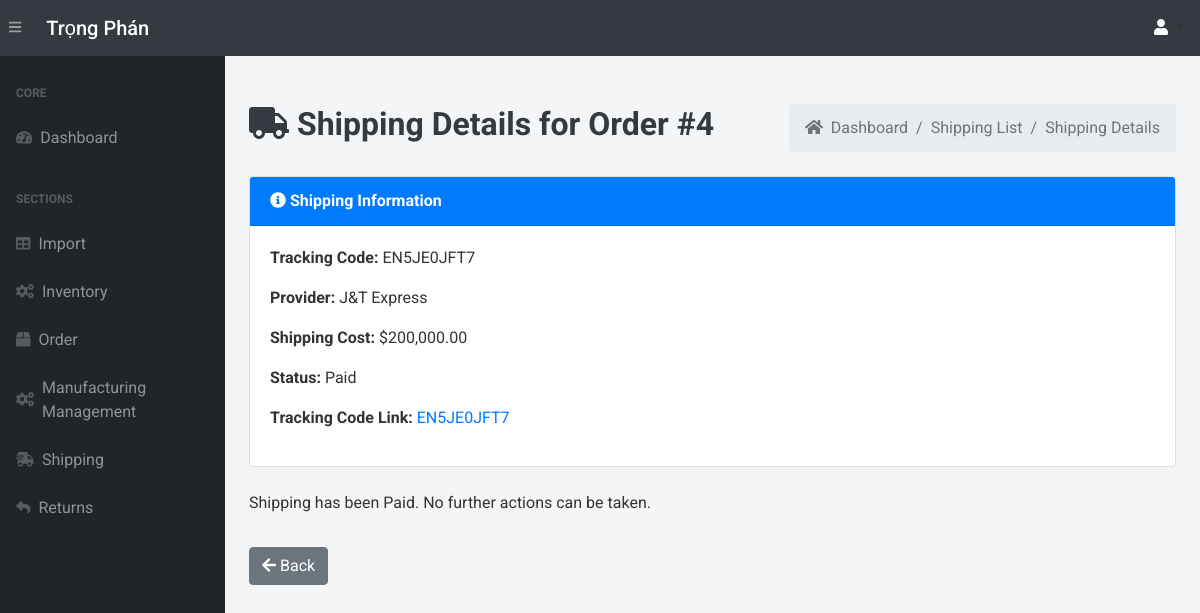
/shipping/1 (signed in), run on the app's committed database.
### app.py (models this page shows, shortened)
class Shipping(db.Model):
    __tablename__ = 'shipping'
    shipping_id = db.Column(db.Integer, primary_key=True)
    order_id = db.Column(db.Integer, db.ForeignKey('orders.order_id'))
    tracking_code = db.Column(db.String(255), unique=True)
    provider = db.Column(db.String(255), nullable=False)
    shipping_cost = db.Column(db.Numeric(10, 2), nullable=False)
    shipping_status = db.Column(db.String(50), default='Processing')  # Status: Pending, Shipped, Delivered
    pay_method=db.Column(db.String(255), nullable=False)
    shipment_time = db.Column(db.DateTime, default=vietnam_now)
    order = db.relationship('Order', backref='shipping_details')
    price = db.Column(db.Float)
    quan = db.Column(db.Numeric(10, 2), nullable=False)

### app.py (the view)
@app.route('/shipping/<int:shipping_id>', methods=["GET"])
@login_required
def view_shipping(shipping_id):
    shipping = Shipping.query.get_or_404(shipping_id)
    return render_template('view_shipping.html', shipping=shipping)

### app.py (called while the page is built, shortened)
@login_manager.user_loader
def load_user(user_id):
    return User.query.get(int(user_id))

def add_monthly_data():
    current_year = datetime.now().year
    months = [f"{current_year}-{str(month).zfill(2)}" for month in range(1, 4)]  # Tháng 1 đến tháng 6
    for month in months:
        existing_month_data = db.session.query(Order).filter(Order.order_date.like(f'{month}%')).first()
    db.session.commit()

@app.before_request
def initialize_data():
    add_monthly_data()

@app.template_filter('format_price')
@login_required
def format_price(value):
    try:
        if value >= 1000000000:
            return "{:,.2f} B".format(value / 1000000000)
        elif value >= 1000000:
            return "{:,.2f} M".format(value / 1000000)
        return "{:,.2f}".format(value)
    except (ValueError, TypeError):
        return value

### templates/view_shipping.html (shortened to what this page needs)
{% extends 'base.html' %}
{% block content %}
<main>
    <div class="container-fluid mt-5">
        <div class="d-flex justify-content-between align-items-center mb-4">
            <h1 class="text-dark font-weight-bold" style="font-size: 2rem;">
                <i class="fas fa-truck"></i> Shipping Details for Order #{{ shipping.order_id }}
            </h1>
            <ol class="breadcrumb mb-0">
                <li class="breadcrumb-item"><a href="/" class="text-decoration-none text-muted"><i class="fas fa-home mr-1"></i> Dashboard</a></li>
                <li class="breadcrumb-item"><a href="/shipping-list" class="text-decoration-none text-muted">Shipping List</a></li>
                <li class="breadcrumb-item active">Shipping Details</li>
            </ol>
        </div>
        <div class="card mb-4">
            <div class="card-header bg-primary text-white font-weight-bold">
                <i class="fas fa-info-circle"></i> Shipping Information
            </div>
            <div class="card-body">
                {% if shipping.shipping_status %}
                    <p><strong>Tracking Code:</strong> {{ shipping.tracking_code }}</p>
                    <p><strong>Provider:</strong> {{ shipping.provider }}</p>
                    <p><strong>Shipping Cost:</strong> ${{ shipping.shipping_cost | format_price }}</p>
                    <p><strong>Status:</strong> {{ shipping.shipping_status }}</p>
                    <p><strong>Tracking Code Link:</strong>
                        <a href="https://tracking.example.com/{{ shipping.tracking_code }}" target="_blank">{{ shipping.tracking_code }}</a>
                    </p>
                {% else %}
                    <p>No shipping record found for this order.</p>
                {% endif %}
            </div>
        </div>
        {% if shipping.shipping_status == "Processing" %}
            <form action="{{ url_for('cancel_shipping', shipping_id=shipping.shipping_id) }}" method="POST">
                <button type="submit" class="btn btn-danger" onclick="return confirm('Are you sure you want to cancel this shipping?')">
                    <i class="fas fa-times-circle"></i> Cancel Shipping
                </button>
            </form>
        {% elif shipping.shipping_status == "Shipped" %}
            <p>This order has already been shipped and cannot be canceled.</p>
        {% else %}
            <p>Shipping has been {{ shipping.shipping_status }}. No further actions can be taken.</p>
        {% endif %}
        <a href="/shipping-list/" class="btn btn-secondary mt-3">
            <i class="fas fa-arrow-left"></i> Back
        </a>
    </div>
</main>
{% endblock %}

### templates/base.html (style rules this page uses)
body { font-family: 'Roboto', sans-serif; background-color: #f4f5f7; color: #333; }

### data on the page
Shipping: order_id "4", tracking_code "EN5JE0JFT7", provider "J&T Express", shipping_cost "200,000.00", shipping_status "Paid"
